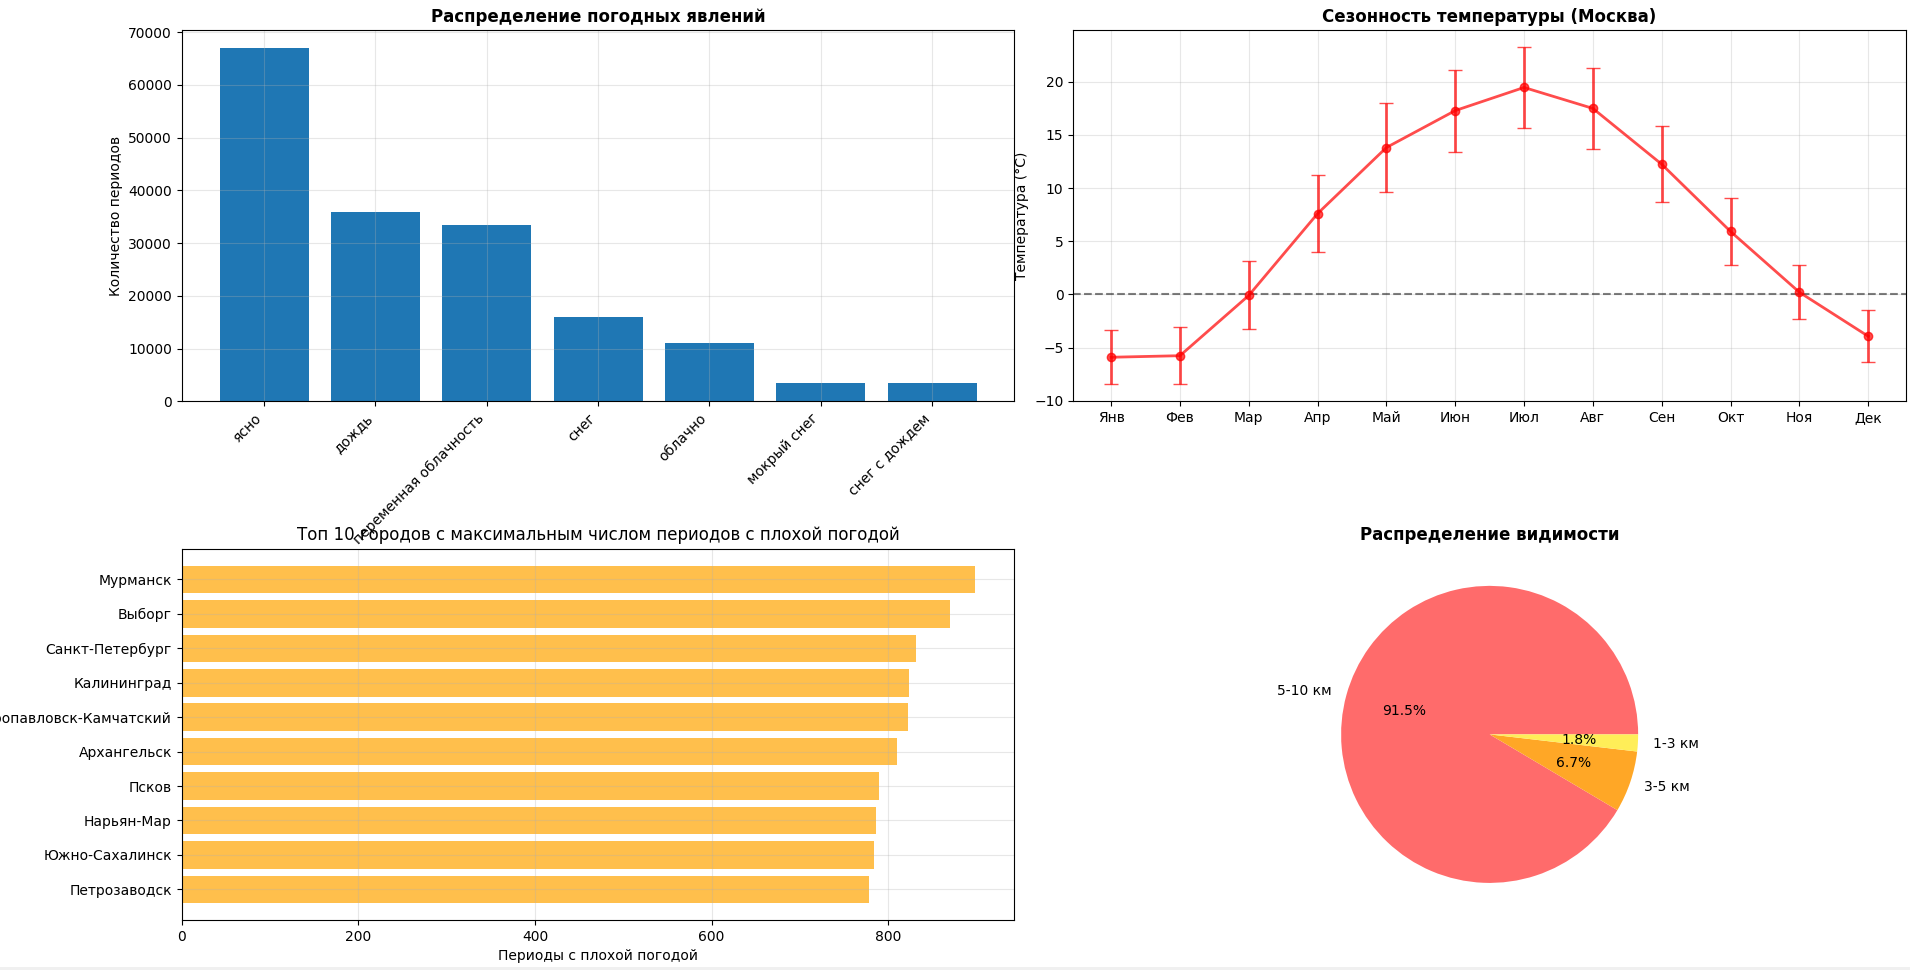

This chart was generated by the following Python code:
import matplotlib.pyplot as plt
import pandas as pd
import json
import os

current_dir = os.path.dirname(os.path.abspath(__file__))
data_dir = os.path.join(current_dir, '..', 'data', 'weather.json')

def load_weather_data():
    with open(data_dir, 'r', encoding='utf-8') as json_file:
        weather_data = json.load(json_file)

    records = []

    for city_data in weather_data:
        city_name = city_data['city']
        for day in city_data['data']:
            date = day['date']
            for period_name, period_data in day['periods'].items():
                record = {
                    'city': city_name,
                    'date': date,
                    'period': period_name,
                    'temperature': period_data['temperature'],
                    'precipitation': period_data['precipitation'],
                    'visibility': period_data['visibility'],
                    'wind_speed': period_data['wind_speed'],
                    'weather_phenomenon': period_data['weather_phenomenon']
                }
                records.append(record)
    return pd.DataFrame(records)

def visualize_weather_impact(weather_data):
    weather_counts = weather_data['weather_phenomenon'].value_counts()

    fig, ((ax1, ax2), (ax3, ax4)) = plt.subplots(2, 2, figsize=(24, 12))
    ax1.bar(range(len(weather_counts)), weather_counts.values)
    ax1.set_xticks(range(len(weather_counts)))
    ax1.set_xticklabels(weather_counts.index, rotation=45, ha='right')
    ax1.set_ylabel('Количество периодов')
    ax1.set_title('Распределение погодных явлений', fontweight='bold')
    ax1.grid(True, alpha=0.3)

    months = ['Янв', 'Фев', 'Мар', 'Апр', 'Май', 'Июн',
              'Июл', 'Авг', 'Сен', 'Окт', 'Ноя', 'Дек']

    moscow_weather = weather_data[weather_data['city'] == 'Москва'].copy()
    moscow_weather['date'] = pd.to_datetime(moscow_weather['date'])
    moscow_weather['month'] = moscow_weather['date'].dt.month

    monthly_temp = moscow_weather.groupby('month')['temperature'].agg(['mean', 'std'])

    ax2.errorbar(range(1, 13), monthly_temp['mean'], yerr=monthly_temp['std'], marker='o', linewidth=2,
                 capsize=5, color='red', alpha=0.7)
    ax2.set_xticks(range(1, 13))
    ax2.set_xticklabels(months)
    ax2.set_ylabel('Температура (°C)')
    ax2.set_title('Сезонность температуры (Москва)', fontweight='bold')
    ax2.grid(True, alpha=0.3)
    ax2.axhline(y=0, color='black', linestyle='--', alpha=0.5)

    bad_weather = ['дождь', 'снег с дождем', 'снег', 'мокрый снег']
    city_bad_weather = weather_data[weather_data['weather_phenomenon'].isin(bad_weather)]
    city_bad_counts = city_bad_weather['city'].value_counts().head(10) # топ 10 городов с максимальным числом периодов с плохой погодой

    ax3.barh(range(len(city_bad_counts)), city_bad_counts.values, color='orange', alpha=0.7)
    ax3.set_yticks(range(len(city_bad_counts)))
    ax3.set_yticklabels(city_bad_counts.index)
    ax3.set_xlabel('Периоды с плохой погодой')
    ax3.set_title('Топ 10 городов с максимальным числом периодов с плохой погодой')
    ax3.grid(True, alpha=0.3)
    ax3.invert_yaxis()

    visibility_bins = [1, 3, 5, 10]
    visibility_labels = ['1-3 км', '3-5 км', '5-10 км']

    weather_data['visibility_category'] = pd.cut(weather_data['visibility'],
                                                 bins=visibility_bins, labels=visibility_labels)
    visibility_counts = weather_data['visibility_category'].value_counts()

    ax4.pie(visibility_counts.values, labels=visibility_counts.index, autopct='%1.1f%%',
            colors=['#ff6b6b', '#ffa726', '#ffee58', '#66bb6a', '#42a5f5'])
    ax4.set_title('Распределение видимости', fontweight='bold')

    plt.tight_layout()
    plt.show()

weather_df = load_weather_data()
visualize_weather_impact(weather_df)
